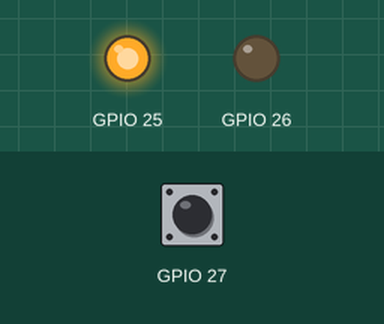
Simulated run of this program. Board: ESP32 board running MicroPython. On the bench: output pins drawn as LEDs (lit = HIGH). The test bench sets the inputs (shaded band); at power-on: GPIO 27 HIGH. Library files of the repository ran but are not shown: loraE32.py; what the program prints to the serial console is not drawn.

Above: at 0.2 s.
Timing chart, 0 to 1.7 s (numbered marks = the images above):
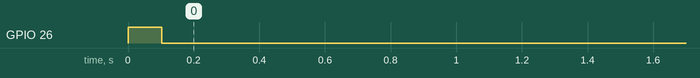

The program:

testSendE32_P2P.py
```python
###########################################
# sending fixed point to point
###########################################
# transmitter - address 0001 - channel 02
# message     - address 0003 - channel 04
# receiver    - address 0003 - channel 04
###########################################

from loraE32 import ebyteE32
import utime

M0pin = 25
M1pin = 26
AUXpin = 27

e32 = ebyteE32(M0pin, M1pin, AUXpin, Address=0x0001, Channel=0x02, debug=False)

e32.start()

to_address = 0x0003
to_channel = 0x04
message = "HELLO WORLD "

teller = 0
while True:
    message = { 'msg': 'HELLO WORLD %s'%str(teller) }
    print('Sending fixed P2P: address %d - channel %d - message %s'%(to_address, to_channel, message))
    e32.sendMessage(to_address, to_channel, message, useChecksum=True)
    teller += 1
    utime.sleep_ms(2000)

e32.stop()
```

Measured:
- by itself, GPIO 26: HIGH → LOW at 0.10 s
